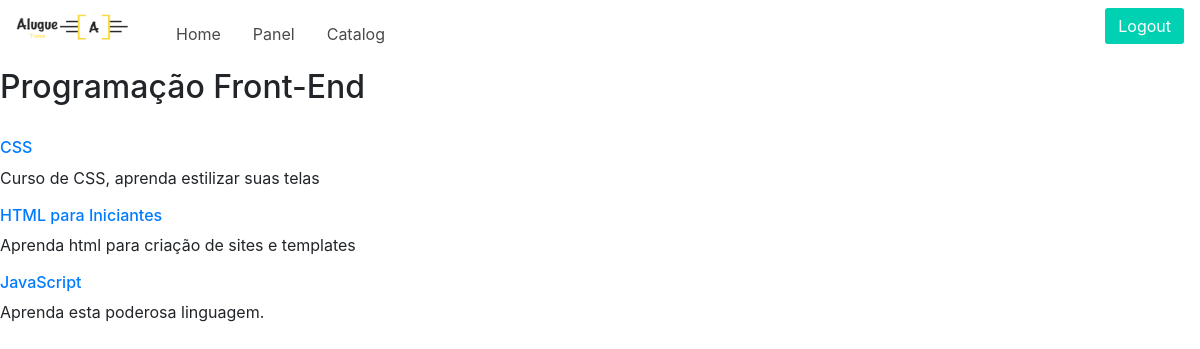
The page /catalog/profront/ (signed in) on the database its author committed.
### catalog/models.py (models this page shows, shortened)
class Category(models.Model):
    name = models.CharField('Name', max_length=100)
    slug = models.SlugField('Unique identifier', max_length=100)
    created = models.DateTimeField('Created on', auto_now_add=True)
    modified = models.DateTimeField('Modified on', auto_now=True)
    class Meta:
        verbose_name = 'Category'
        verbose_name_plural = 'Categories'
        ordering = ['name']
    def __str__(self):
        return self.name

class Product(models.Model):
    name = models.CharField('Name', max_length=100)
    slug = models.SlugField('Unique identifier', max_length=100)
    created = models.DateTimeField('Created on', auto_now_add=True)
    modified = models.DateTimeField('Modified on', auto_now=True)
    description = models.TextField('Description', blank=True)
    price = models.DecimalField('Price', decimal_places=2, max_digits=10)
    category = models.ForeignKey(Category, verbose_name='Category')
    class Meta:
        verbose_name = 'Product'
        verbose_name_plural = 'Products'
        ordering = ['name']
    def get_absolute_url(self):
        return reverse('catalog:product', kwargs={'slug': self.slug})

### catalog/views.py (the view)
class CategoryListView(generic.ListView):
    template_name = 'product/category.html'
    context_object_name = 'product_list'
    def get_queryset(self):
        return Product.objects.filter(category__slug=self.kwargs['slug'])
    def get_context_data(self, **kwargs):
        context = super(CategoryListView, self).get_context_data(**kwargs)
        context['current_category'] = get_object_or_404(Category, slug=self.kwargs['slug'])
        return context

### templates/product/category.html (shortened to what this page needs)
{% extends 'base.html' %}
{% block content %}
    <h2>{{ current_category }}</h2>
    {% for product in product_list %}
        <h6><a href="{{ product.get_absolute_url }}">{{ product.name }}</a></h6>
        {{ product.description|linebreaks }}
    {% endfor %}
{% endblock %}

### rows shown on the page
Category: name "Programação Front-End"
Product: name "CSS", description "Curso de CSS, aprenda estilizar suas telas"
Product: name "HTML para Iniciantes", description "Aprenda html para criação de sites e templates"
Product: name "JavaScript", description "Aprenda esta poderosa linguagem."
